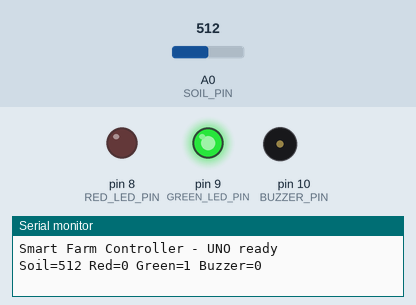
Recording of a sketch running on a simulated Arduino Uno, built with avr-gcc and run on an emulated ATmega328P. Parts: output pins drawn as LEDs (lit = HIGH), buzzer (waves = sounding, pin HIGH), the last lines printed to the serial monitor. The inputs (shaded band) are chosen by the test bench; at power-on: A0 (SOIL_PIN) = 512.

Above: at 1.2 s.
1.3 s: A0 (SOIL_PIN) set to 586
2.8 s: A0 (SOIL_PIN) set to 607
At 3.8 s:
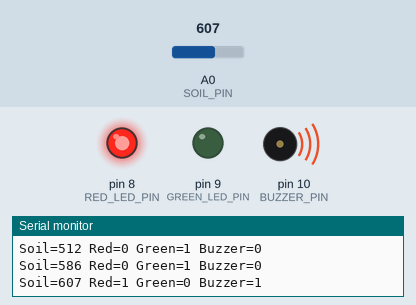
4.3 s: A0 (SOIL_PIN) set to 590
At 4.9 s:
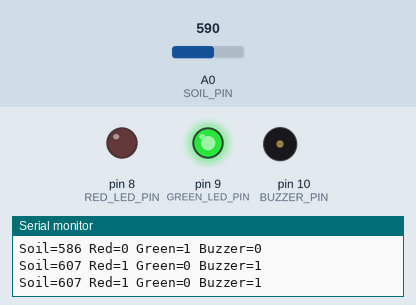
5.8 s: A0 (SOIL_PIN) set to 610
At 7.2 s:
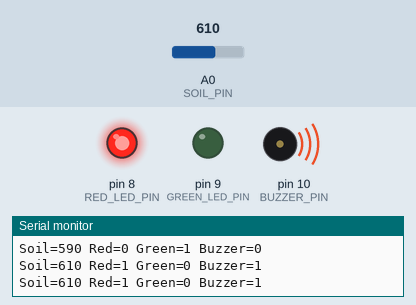
Timing chart, 0 to 8.3 s (numbered marks = the images above; inputs shaded):
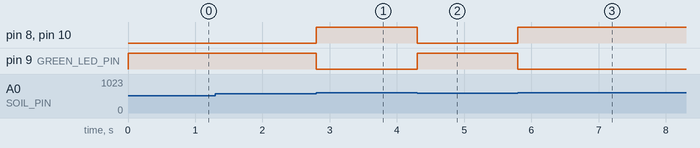

Measured:
- the behaviour switches between 599 and 600 on A0 (SOIL_PIN) (found by bisection; images 0 and 1)
- after the input at 2.8 s, pin 8 (RED_LED_PIN), pin 10 (BUZZER_PIN): LOW → HIGH at once; pin 9 (GREEN_LED_PIN): HIGH → LOW at once
- after the input at 4.3 s, pin 8 (RED_LED_PIN), pin 10 (BUZZER_PIN): HIGH → LOW at once; pin 9 (GREEN_LED_PIN): LOW → HIGH at once
- after the input at 5.8 s, pin 8 (RED_LED_PIN), pin 10 (BUZZER_PIN): LOW → HIGH at once; pin 9 (GREEN_LED_PIN): HIGH → LOW at once

The sketch:

Smart_Farm_UNO.ino
```cpp
/*
  Smart Farm Controller - Arduino UNO
  Reads the soil-moisture sensor and controls local indicators.
  Sends status to the ESP8266 over SoftwareSerial.

  UNO connections:
    Soil moisture SIG -> A0
    Red LED           -> D8 (through resistor)
    Green LED         -> D9 (through resistor)
    Buzzer            -> D10
    SoftwareSerial RX -> D2 (from ESP8266 TX D4)
    SoftwareSerial TX -> D3 (to ESP8266 RX D6 through a voltage divider)
    GND               -> common GND with ESP8266

  IMPORTANT:
  ESP8266 GPIO pins are 3.3V only. Do not connect UNO D3 directly
  to ESP8266 RX. Use a voltage divider / level shifter.
*/

#include <SoftwareSerial.h>

const byte SOIL_PIN = A0;
const byte RED_LED_PIN = 8;
const byte GREEN_LED_PIN = 9;
const byte BUZZER_PIN = 10;

// UNO RX, TX
SoftwareSerial espSerial(2, 3);

const int DRY_THRESHOLD = 600;  // Calibrate for your sensor and soil.

unsigned long lastSend = 0;
const unsigned long SEND_INTERVAL_MS = 1000;

int soilValue = 0;
int redState = 0;
int greenState = 0;
int buzzerState = 0;

void setup() {
  pinMode(RED_LED_PIN, OUTPUT);
  pinMode(GREEN_LED_PIN, OUTPUT);
  pinMode(BUZZER_PIN, OUTPUT);

  Serial.begin(9600);
  espSerial.begin(9600);

  digitalWrite(RED_LED_PIN, LOW);
  digitalWrite(GREEN_LED_PIN, LOW);
  digitalWrite(BUZZER_PIN, LOW);

  Serial.println("Smart Farm Controller - UNO ready");
}

void loop() {
  soilValue = analogRead(SOIL_PIN);

  // Basic indication: high raw reading is treated as dry.
  // Calibrate DRY_THRESHOLD for the particular sensor.
  if (soilValue >= DRY_THRESHOLD) {
    redState = 1;
    greenState = 0;
    buzzerState = 1;
  } else {
    redState = 0;
    greenState = 1;
    buzzerState = 0;
  }

  digitalWrite(RED_LED_PIN, redState ? HIGH : LOW);
  digitalWrite(GREEN_LED_PIN, greenState ? HIGH : LOW);
  digitalWrite(BUZZER_PIN, buzzerState ? HIGH : LOW);

  if (millis() - lastSend >= SEND_INTERVAL_MS) {
    lastSend = millis();

    // CSV protocol: DATA,soil,red,green,buzzer
    espSerial.print("DATA,");
    espSerial.print(soilValue);
    espSerial.print(",");
    espSerial.print(redState);
    espSerial.print(",");
    espSerial.print(greenState);
    espSerial.print(",");
    espSerial.println(buzzerState);

    Serial.print("Soil=");
    Serial.print(soilValue);
    Serial.print(" Red=");
    Serial.print(redState);
    Serial.print(" Green=");
    Serial.print(greenState);
    Serial.print(" Buzzer=");
    Serial.println(buzzerState);
  }
}
```
